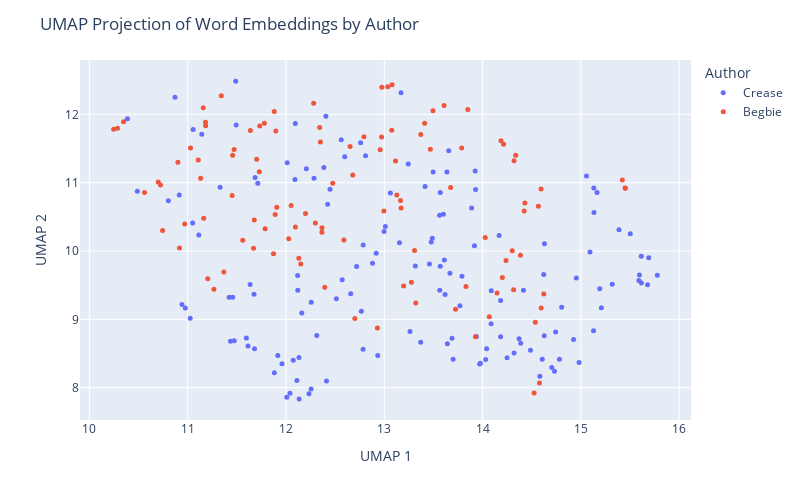

Write notebook code for a chart like this one.
### Code cell
# plot using plotly to further explore
import plotly.express as px
import textwrap

def wrap_text(text, width=60):
    return '<br>'.join(textwrap.wrap(text, width=width))

umap_df = pd.DataFrame(proj, columns=['UMAP 1', 'UMAP 2'])
umap_df['Author'] = labels
umap_df['Text'] = [snip for auth in judge_snippets for snip in judge_snippets[auth]]
umap_df['Text'] = umap_df['Text'].apply(lambda t: wrap_text(t, width=50))

fig = px.scatter(umap_df, x='UMAP 1', y='UMAP 2', 
                 color='Author', hover_data=['Text'], 
                 width=800, height=500 )
fig.update_traces(marker=dict(size=5))
fig.update_layout(title='UMAP Projection of Word Embeddings by Author')
fig.show()

### Figure 1 — Plotly figure (JSON) as saved in the notebook; plotly's stock layout.template omitted (floating-point values rounded to 4 significant figures; data arrays with more than 128 entries replaced by an {"elided": "..."} marker saying what was removed)
{"data": [{"customdata": {"elided": "146x1 str values"}, "hovertemplate": "Author=Crease<br>UMAP 1=%{x}<br>UMAP 2=%{y}<br>Text=%{customdata[0]}<extra></extra>", "legendgroup": "Crease", "marker": {"color": "#636efa", "size": 5, "symbol": "circle"}, "mode": "markers", "name": "Crease", "orientation": "v", "showlegend": true, "type": "scatter", "x": {"elided": "146 float values"}, "xaxis": "x", "y": {"elided": "146 float values"}, "yaxis": "y"}, {"customdata": [["(5) If it appears that a tax is not bona fide<br>within the purpose provided for, but is imposed<br>with the real purpose of discriminating against a<br>class, it is not within the justification of the<br>enabling statute, and, on the facts, the tax in<br>question was intended not for the purpose of<br>raising a revenue, but as a restriction on the<br>Chinese."], ["Indeed if no restriction whatever be placed on the<br>word \" other\" in that section; if the Provincial<br>Legislature can insist upon imposing licenses upon<br>everything and upon every act of life, and tax<br>each licensee at any moment they please, there<br>would be a very simple way of excluding every<br>Chinaman from the Province, by imposing a<br>universal tax, not limited to any nationality, of<br>one or two thousand dollars per annum for a<br>license to Judgment."], ["No Chinaman will shave the back of his head; no<br>true moujik will shave his chin."], ["I rather think that the auctioneers would<br>repudiate this alleged similarity of their<br>occupation to that of a Chinese washerman."], ["assing Chinamen, supposed to be the only persons<br>carrying on this industry."], ["REGINA v. MEE WAH to subject Chinamen to<br>exceptional disadvantages it is clearly<br>unconstitutional."], ["G. to the report of the recent Chinese Conmission,<br>p. 379, and by Mr. Justice CREASE in Wing Chong's<br>case, 1 B.C.R."], ["Justices FIELD, HOFFMAN, SAWYER and DEADY and<br>other Judges whom they cite, all confirm this,<br>that a State, or Provincial law imposing special<br>disabilities or unequal burdens on Chinamen is<br>unconstitutional and void."], ["Statutes were by their title and preamble REGINA<br>v. MEE WAH expressly aimed at Chinamen by name;<br>that this distinction also renders inapplicable<br>all the United States' cases cited; that this<br>enactment is quite general extending to all<br>laundries without exception and we must not look<br>beyond the words of the enactment to enquire what<br>its object was; that there is in fact one laundry<br>in Victoria not conducted by Chinamen on which the<br>tax will fall with equal force so that it is<br>impossible to say that Chinamen are hereby<br>exclusively selected for taxation; the<br>circumstance that they are chiefly affected being<br>a mere coincidence; that the bylaw only imposes<br>$100.00 per annum, keeping far within the limit of<br>$150.00 permitted by the Statute; that the tax<br>clearly is calculated to procuring additional<br>Municipal revenue and that no other object is<br>hinted at."], ["I, for my part, cannot arrive at any other<br>conclusion than that it is specially directed<br>against Chinamen because they are Chinamen and for<br>no other Judgment."], ["The appellants' contention that the clause is<br>merely intended to hamper or expel Chinamen is<br>much strengthened by considering the amount of the<br>tax sanctioned, which is $150.00 per annum,<br>whereas the limit sanctioned by the Legislature in<br>the case of any retail shop, however extensive or<br>lucrative its business, is only $10.00 per annum."], ["The test is whether on the whole statute the<br>Legislature can fairly be held to have said : \"Let<br>us impose a tax in order to raise a revenue,<br>though perhaps it may fall on Chinamen,\" or \" let<br>us impose this tax in order to fall on Chinamen,<br>though perhaps it will raise no revenue.\""], ["When we find (1st) no other description of labour<br>taxed at all ; (2nd) this description of labour<br>practically quite abandoned to Chinamen alone ;<br>(3rd) this description of labour taxed at fifteen<br>times the rate permitted to be levied on any<br>retail shop ; (4th) that a preliminary Provincial<br>Act has declared Chinamen incapable of the<br>franchise which they formerly exercised."], ["I cannot doubt but that the tax is directed<br>against Chinamen, as such."], ["It is not competent to the Provincial Legislature,<br>or to a municipality, to deprive, generally,<br>particular nationalities or individuals of the<br>capacity to take out municipal trade licenses ; e.<br>g., a Chinaman has a right to apply for a<br>pawnbroker's license."], ["Application for a mandamus to the Corporation of<br>the City of Victoria to compel the renewal to the<br>prosecutors (Chinamen) of a pawnbroker's license."], ["It is alleged by the prosecution, and not denied,<br>that the Council have in fact ordered the<br>Collector to issue no pawnbroking license to any<br>Chinaman."], ["In the French colony of Cayenne, the Town Council<br>recently handi- capped the superior capacities of<br>the Chinaman by imposing on merchants of that<br>empire an extra tax of $300 per annum, deeming it<br>also expedient to handicap English and German<br>traders by a surtax of $200 on them."], ["Chinamen in British Columbia appear to follow any<br>description of industry which may appear useful,<br>i.e., in which they can obtain employment or earn<br>their livelihood."], ["The menial businesses of washing and of splitting<br>and Chinese washer sawing stovewood are almost<br>entirely engrossed by Chinamen."], ["Every Chinaman in British Columbia has the air of<br>having worked, and of being ready to work, with<br>his hands, except a few who practice as medical<br>men and the leading commercial men."], ["Chinamen do not much trouble the hospitals."], ["I never heard of Chinamen becoming a burden on the<br>private charity of the whites."], ["I have an indistinct remembrance of having been<br>once asked to contribute to the cost of removing a<br>disabled Chinaman; I am not sure."], ["Industry, economy, sobriety, and law-abidingness<br>are exactly the four prominent qualities of<br>Chinamen as asserted both by their advocates and<br>their adversaries."], ["Lazy, drunken, extravagant, and turbulent: this<br>is, by the voices of their friends and foes,<br>exactly what a Chinaman is not."], ["If Chinamen would only be less industrious and<br>economical, if they would but occasionally get<br>drunk, they would no longer be the formidable<br>competitors with the white man which they prove to<br>be in the labor market; there would be no longer a<br>cry for their suppression."], ["But these qualities meet with no competition here;<br>and the Chinaman sees no person to take his place<br>were he to abdicate it."], ["I have heard an individual Chinaman stigmatized as<br>\"lazy ;\" but the fact was he conceived himself<br>insulted, and was sulking."], ["I cannot recall to memory that I ever saw or heard<br>of a Chinaman being drunk."], ["There is scarcely an epithet so removed from the<br>notion of a Chinaman as \"turbulent,\" though of<br>course they may be provoked to resist violence."], ["employment as domestics, their large brotherhoods,<br>necessarily impenetrably secret to the whites, and<br>the unguarded condition of our houses, the<br>pilfering by Chinamen servants is really quite<br>inconsiderable."], ["I believe that two of the white servants I have<br>had have pilfered more from me  than any twenty<br>Chinamen in Victoria ever stole from their<br>employers..    5."], ["I do not think that the feeling of the whites<br>against Chinamen has much changed; but I do not<br>recollect anything that can be called \"agitation \"<br>against them until Confederation."], ["This dislike, which otherwise might lie dormant or<br>inert, is certainly mutual; it is manifested in<br>China, we are- told, more extensively and<br>stringently than here, and without any impulse<br>there from direct competition for bread."], ["Europeans at Canton or Shanghai are not safe<br>beyond their allotted cantonments, any more than a<br>Chinaman would have been on Williams Creek twenty<br>years ago."], ["The Chinaman is in every respect the reverse of an<br>European, except that he is a man."], ["Accordingly, before the close of the First<br>Parliament after Confederation, Chinamen were<br>deprived of the right of franchise, which they had<br>previously enjoyed."], ["This was on the ostensible ground that all<br>Chinamen were actuated merely by direct money<br>considerations."], ["The same distinguished writer whom I have already<br>quoted on the Judenhetze, observes, in speaking of<br>the rival programmes in the existing presidential<br>campaign in the United States: \"The Irish vote or<br>the republican working man cannot be wooed<br>successfully without attacks on the bloated<br>capitalist, on English tyranny or treachery, or on<br>the unfortunate immigrants from China.” Mutato<br>nomine."], ["There are several matters alleged against<br>Chinamen: One is the extraordinarily small space<br>into which a cluster of them will retire for rest."], ["But I have seen in a good-sized house, where there<br>was plenty of cubic space, and where each person<br>might have had a separate bunk, five or six<br>Chinamen, not lodgers but owners, sleeping in a<br>heap as above described."], ["It is common to attribute to Chinamen generally,<br>that they are infested with disgusting diseases --<br>e. g., leprosy."], ["When an orator talks of Chinese lepers, it is<br>exactly the same unmeaning abuse as when a Canton<br>periodical holds out to popular indignation the<br>foreign \"red devils.\""], ["There is no leprosy or diabolism in the case;<br>though of course a Chinaman, like any other man,<br>may be a leper."], ["The orator merely wishes to impress his audience<br>with the belief that 'he strongly objects to<br>Chinamen."], ["A Chinaman was once pointed out to me who was<br>alleged to be a leper."], ["That was the only case of skin disease I remember<br>to have noticed or heard of among Chinamen."], ["These certainly were not contracted from Chinamen."], ["The Chinese, and I believe other Asiatic nations,<br>use opium extensively."], ["The enormous consumption which this implies does<br>not appear to prevent Chinamen from being the most<br>prolific race, the most indefatigable laborers,<br>and the keenest traders in the world."], ["If any Chinamen here abuse the drug by over-<br>indulgence, they must hide themselves, or at all<br>events they have entirely escaped my observation."], ["If their example persuades any white people to<br>similar over-indulgence, of which I am equally<br>ignorant, these must be a very degraded class-<br>weaker and more degraded than the Chinaman whose<br>expulsion is demanded."], ["Opium, as generally used here, is probably as<br>harmless as tobacco, which is also extensively<br>used in British Columbia by Chinamen."], ["All the evils arising from opium in British<br>Columbia in a year do not, probably, equal the<br>damage, trouble and expense occasioned to<br>individuals and to the state by whiskey in a<br>single month, or perhaps in some single night, As<br>already observed, I do not remember ever to have<br>seen a drunken Chinaman; and the argument against<br>Chinamen founded on opium appears to be analogous<br>to the comparison of the mote and the beam."], ["It is alleged that not only the aggregation of<br>Chinamen in their dwellings is a source of danger<br>to the public health, but that their habits are<br>filthy."], ["There are of course dirty Chinamen."], ["Any family in British Columbia will, at once,<br>without any enquiry as to his cleanliness, admit<br>the first Chinaman who offers as a cook-where a<br>cook is wanted; and really it may be said that no<br>washing is given out to people of any other<br>nation."], ["Whether the presence of Chinamen is any longer<br>desirable in British Colombia, is to a certain<br>extent a matter of opinion."], ["That Chinamen are very large till within a year,<br>mainly, employed in all the laborious parts of our<br>coal mines ; 2nd."], ["I do not see how people would get on here at all<br>without Chinamen."], ["If Chinamen were expelled, employers of labor<br>would probably have to leave the province; and<br>when they were gone, where would the employed be?"], ["There are supposed to be in California more than<br>120,000 Chinamen."], ["It is probable that in that state, as in British<br>Columbia, a good deal more than half the manual<br>labor is performed by Chinamen."], ["Within a radius of two miles there are at this<br>time no less than 500 Chinamen engaged in<br>gathering the hop crop."], ["For a field of twenty-five or thirty acres about<br>100 Chinamen are employed."], ["The Chinamen work by contract, and they rush from<br>morning till night, seeming never to tire."], ["As soon as a box is filled a loud yell informs the<br>foreman, who brings a sack, into which the box is<br>emptied, and the Chinamen are given a check."], ["Two Chinamen can pick from two to three boxes in a<br>day, and as they receive $1.50 per box it will be<br>seen that they are earning white men's wages."], ["Last year they only received $1.25, but help at<br>this time is scarce and the China bosses had only<br>to demand the raise and get it."], ["Now the only paying industries here are the<br>canneries and shoe factories, in both of which the<br>labor is almost exclusively Chinese."], ["Owing to a very great superiority in the mineral,<br>the coal mines have paid largely, notwithstanding<br>the rates of white miners wages, unequalled<br>elsewhere; but the coal mines have hitherto<br>largely employed Chinamen also."], ["After all that I have said about Chinamen, I can<br>lay no more claim to consistency than anybody else<br>in British Columbia."], ["I have always asserted their good qualities; but I<br>have never in twenty-six years had a Chinaman in<br>my house, an expensive whim that nobody else has<br>indulged in."], ["Still, I have had my opportunities of seeing and<br>hearing, for in all that time, I do not think I<br>ever knew a family that did not employ at least<br>one Chinaman."], ["The combination which it is intended to suggest<br>would be, I suppose, that the legislature should<br>forbid such arrivals of Chinamen, and that the<br>white population should \" boycott \" those<br>remaining here; or else that the legislature<br>should decree their expulsion."], ["The normal rates of wages are five shillings for<br>Chinamen, and in Victoria eight shillings for<br>white men."], ["I cannot believe that it has; on the contrary, as<br>the presence of Chinamen has enabled some small<br>capital to be accumulated, they must have<br>augmented the wages fund in the province: i. e.,<br>the loose capital seeking to increase itself by<br>the employment of reproductive labor."], ["I do not believe that any single European in the<br>province would employ a Chinaman about any<br>undertaking if he could procure an European,<br>irrespective of wages, unless, of course, the<br>European demanded wages which precluded all profit<br>on the undertaking."], ["Chinamen are employed not so much because their<br>normal money tariff is lower than the whites and<br>yet not much lower; many Chinamen get $30, and<br>some even $35 and $40, per month-as because they<br>are, as a rule, more sober, steady, docile and<br>industrious."], ["With very few exceptions, indeed, I never met a<br>Chinaman whom I could understand, beyond the<br>commonest wants, or by whom I could feel any<br>certainty that I was understood, even for an<br>ordinary message."], ["Yet I have often feared that I should be compelled<br>to fall into the universal practice and take<br>Chinese servants into my house-which I have never<br>yet done."], ["I have never personally observed any effect by the<br>Chinese upon the morals of the white people."], ["The latter have occasionally been induced by race-<br>prejudice to indulge in acts of violence ; but it<br>would be too much to say from thence that the<br>Chinaman had corrupted his cowardly assailants."], ["One Chinaman, last year, pleaded guilty to an<br>indictment for indecent assault on two girls of<br>ten or eleven and twelve or thirteen years."], ["However that is the only case I remember in which<br>it could be alleged that a Chinaman had had any<br>evil effect upon the morals of the whites, a<br>matter upon which they can have but very little<br>influence, either for good or evil."], ["Whites who have evil communications with Chinese<br>must themselves be lamentably depraved beforehand;<br>and so, I should be disposed to say, immoral<br>Chinese are not only not more injurious, but they<br>are quite innocuous to the morals of the whites,<br>in comparison with white people of similar or<br>allied habits."], ["I have seen unmistakable prostitutes in the<br>Chinese quarter of Victoria."], ["Drunken whites, I am sorry to say, are often to be<br>seen in Victoria, by night or by day; but I do not<br>remember ever to have seen a Chinaman under the<br>influence of liquor."], ["Debauched whites sometimes frequent, I believe,<br>Chinese brothels, as they do Indian brothels."], ["I don't think serious breaches of the peace are<br>proportionately more frequent in Chinese brothels<br>than in those kept by white women."], ["Indian brothels breed the most disturbances; and<br>they are close to the Chinese quarter."], ["I have omitted to state that Chinamen here are<br>generally divided into two tribes, or clans-there<br>may be more, but I have often had my attention<br>drawn to these two-viz ."], ["When a breach of the peace occurs among Chinamen,<br>the culprits are generally Canton versus Hong<br>Kong; and when these come into court, either in<br>criminal or civil cases, it is common to allow<br>each side to have an interpreter; as well to watch<br>that the evidence is truly interpreted as also to<br>explain it to their respective clients."], ["Owing partly to this, and partly also to their<br>unintelligibility to whites, and vice versa, it is<br>usual when twenty or thirty hands are engaged, e.<br>g., at a cannery, not to make the contract with<br>each workman separately, but with some one<br>Chinaman who has learned some English, leaving him<br>to sub-contract with the men; and he being the<br>sole medium of communication between them and the<br>owner of the cannery, this arrangement, though<br>unavoidable, necessarily leaves the men a good<br>deal at the mercy of this foreman."], ["Sometimes this takes place on a much larger scale,<br>and a Chinese merchant here will contract for a<br>whole cargo of Chinamen, fresh from China, whom he<br>engages to provide with employment, and then<br>drafts them out to different employers here, for<br>roads, canneries, etc."], ["A miner who feels no shame in purchasing the<br>possession of a female for a single night for $20,<br>is scandalized when a Chinaman pays $500 for the<br>possession of a female for six months, or until<br>they disagree."], ["No disgust is felt by Europeans when parents make<br>it a sine qua non on consenting to their<br>daughters' marriage that the husband shall settle<br>ten or twenty thousand dollars upon her; but it is<br>infamous if a Chinaman purchases the consent of<br>parents or guardians for one thousand dollars."], ["The woman is a slave sold into prostitution, but<br>the Chinese themselves look upon it in a different<br>light."], ["There was a case not long ago in court, before<br>myself, on habeas corpus: A Chinese girl was<br>contracted to marry a man who had offered the<br>guardians five hundred dollars."], ["I apprehend much of what is said about Chinese<br>slavery and prostitution proceeds from imperfect<br>consideration of the difference between Christian<br>and non-Christian marriage; but I only guess this,<br>I know scarcely anything about it."], ["Another ground on which I have heard it asserted<br>that slavery is general among Chinamen here, is<br>rather, I suspect, a proof of their freedom, or<br>would be so accepted among whites."], ["I have no doubt but that compulsion is put on all<br>Chinamen, so that it is very difficult for them to<br>obtain work, if they remain outside this<br>organization."], ["It is yet further urged against the Chinese, as<br>showing their unfitness to dwell in the land, that<br>they show no respect to our laws, nor to our<br>appointed courts, but refer their differences to<br>private tribunals of their own, whose behests are<br>carried out, irrespective of their conformity with<br>our laws and are never disputed in our courts."], ["The Chinese, like most other nations with any<br>pretence to civilization, have some methods for<br>referring private disputes to arbitrators chosen<br>by the parties themselves."], ["That the awards of Chinese arbitrators are always<br>accepted without demur (if the fact be as alleged)<br>would surely be a strong evidence of the equity of<br>the award, and the good sense of the parties in<br>difference; for it is utterly untrue that Chinamen<br>ignore our courts, or treat them with any want of<br>respect."], ["Any questions as to their labor associations,<br>their clans, their marriage laws, their<br>immigration contracts, would, I fear, be in<br>general met with suspicion and answered with<br>reluctance."], ["the nature and results of trades-unions at home,<br>after every enquiry possible; how much more<br>difficult would it be to arrive at facts here,<br>where they must necessarily be shrouded behind the<br>impenetrable and irresponsible screen of a Chinese<br>interpreter?"]], "hovertemplate": "Author=Begbie<br>UMAP 1=%{x}<br>UMAP 2=%{y}<br>Text=%{customdata[0]}<extra></extra>", "legendgroup": "Begbie", "marker": {"color": "#EF553B", "size": 5, "symbol": "circle"}, "mode": "markers", "name": "Begbie", "orientation": "v", "showlegend": true, "type": "scatter", "x": [14.54, 14.6, 11.78, 12.79, 12.97, 14.52, 14.62, 14.58, 14.2, 14.24, 14.15, 14.32, 14.03, 14.39, 15.42, 15.45, 15.45, 14.3, 12.65, 13.13, 12.68, 10.35, 10.9, 11.73, 12.1, 11.89, 13.08, 12.35, 11.73, 11.03, 12.3, 13.17, 11.88, 11.47, 13.28, 12.28, 12.15, 13.83, 11.68, 13.0, 13.11, 14.19, 11.91, 12.37, 12.03, 12.2, 11.9, 10.7, 10.25, 10.92, 12.96, 13.2, 12.48, 11.2, 12.37, 12.93, 10.29, 14.32, 12.34, 13.37, 11.16, 13.73, 12.98, 11.27, 13.04, 13.08, 13.79, 13.85, 13.61, 11.34, 11.37, 13.68, 11.18, 11.46, 11.18, 14.07, 13.5, 13.31, 13.47, 13.41, 11.45, 11.7, 10.72, 12.59, 14.43, 11.13, 12.05, 10.56, 11.11, 10.97, 11.16, 10.74, 11.56, 12.7, 14.34, 14.21, 14.6, 14.57, 11.87, 14.42, 11.79, 11.67, 11.64, 13.93, 12.39, 13.32, 12.13, 13.17], "xaxis": "x", "y": [8.956, 9.168, 11.87, 11.67, 11.67, 7.922, 9.37, 8.068, 9.611, 9.862, 9.387, 9.433, 10.2, 9.939, 11.04, 10.92, 10.92, 10.01, 11.53, 10.82, 11.11, 11.89, 11.3, 11.83, 10.35, 10.53, 11.77, 11.59, 11.16, 11.51, 10.41, 10.74, 12.04, 11.49, 9.542, 12.16, 9.809, 9.479, 10.45, 10.58, 11.32, 11.61, 10.64, 10.34, 10.18, 10.55, 11.76, 11.01, 11.78, 10.05, 11.48, 9.487, 10.99, 9.594, 10.27, 8.874, 11.8, 11.32, 11.81, 11.71, 12.1, 9.147, 12.4, 9.441, 12.4, 12.43, 11.51, 12.07, 12.13, 12.27, 9.692, 10.93, 11.83, 11.4, 11.88, 9.037, 12.05, 10.01, 11.49, 11.87, 10.81, 11.34, 10.97, 10.16, 10.7, 11.06, 10.66, 10.86, 11.33, 10.4, 10.48, 10.3, 10.16, 9.012, 11.4, 11.56, 10.91, 10.66, 9.962, 10.59, 10.32, 10.04, 11.76, 8.747, 9.469, 9.24, 9.893, 10.63], "yaxis": "y"}], "layout": {"height": 500, "legend": {"title": {"text": "Author"}, "tracegroupgap": 0}, "margin": {"t": 60}, "title": {"text": "UMAP Projection of Word Embeddings by Author"}, "width": 800, "xaxis": {"anchor": "y", "domain": [0, 1], "title": {"text": "UMAP 1"}}, "yaxis": {"anchor": "x", "domain": [0, 1], "title": {"text": "UMAP 2"}}}}
